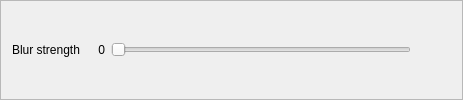
     <widget class="QFrame" name="frame_5">
      <property name="frameShape">
       <enum>QFrame::StyledPanel</enum>
      </property>
      <property name="frameShadow">
       <enum>QFrame::Raised</enum>
      </property>
      <layout class="QHBoxLayout" name="horizontalLayout_13">
       <property name="topMargin">
        <number>0</number>
       </property>
       <property name="bottomMargin">
        <number>0</number>
       </property>
       <item>
        <layout class="QHBoxLayout" name="horizontalLayout_14">
         <item>
          <widget class="QLabel" name="label_9">
           <property name="minimumSize">
            <size>
             <width>80</width>
             <height>0</height>
            </size>
           </property>
           <property name="text">
            <string>Blur strength</string>
           </property>
          </widget>
         </item>
         <item>
          <widget class="QLabel" name="label_8">
           <property name="sizePolicy">
            <sizepolicy hsizetype="Minimum" vsizetype="Preferred">
             <horstretch>0</horstretch>
             <verstretch>0</verstretch>
            </sizepolicy>
           </property>
           <property name="styleSheet">
            <string notr="true">QLabel{
	
	font: 700 12pt &quot;Segoe UI&quot;;
}</string>
           </property>
           <property name="text">
            <string>0</string>
           </property>
           <property name="alignment">
            <set>Qt::AlignRight|Qt::AlignTrailing|Qt::AlignVCenter</set>
           </property>
          </widget>
         </item>
         <item>
          <widget class="QSlider" name="horizontalSlider_2">
           <property name="enabled">
            <bool>true</bool>
           </property>
           <property name="sizePolicy">
            <sizepolicy hsizetype="Fixed" vsizetype="Fixed">
             <horstretch>0</horstretch>
             <verstretch>0</verstretch>
            </sizepolicy>
           </property>
           <property name="minimumSize">
            <size>
             <width>300</width>
             <height>0</height>
            </size>
           </property>
           <property name="styleSheet">
            <string notr="true">QSlider{
	margin-right:100px;
}</string>
           </property>
           <property name="minimum">
            <number>0</number>
           </property>
           <property name="maximum">
            <number>10</number>
           </property>
           <property name="singleStep">
            <number>1</number>
           </property>
           <property name="pageStep">
            <number>10</number>
           </property>
           <property name="value">
            <number>0</number>
           </property>
           <property name="sliderPosition">
            <number>0</number>
           </property>
           <property name="orientation">
            <enum>Qt::Horizontal</enum>
           </property>
           <property name="tickInterval">
            <number>0</number>
           </property>
          </widget>
         </item>
         <item>
          <spacer name="horizontalSpacer_2">
           <property name="orientation">
            <enum>Qt::Horizontal</enum>
           </property>
           <property name="sizeHint" stdset="0">
            <size>
             <width>40</width>
             <height>20</height>
            </size>
           </property>
          </spacer>
         </item>
        </layout>
       </item>
      </layout>
     </widget>
